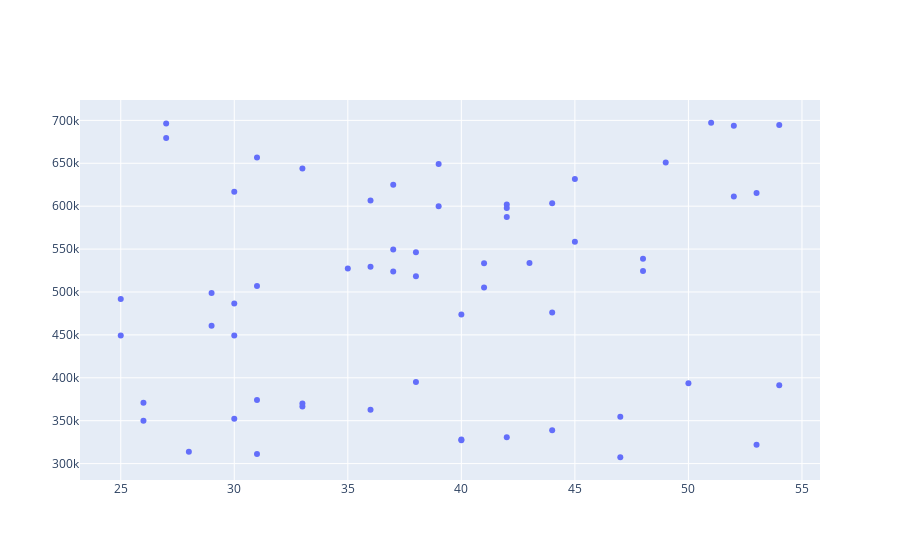

Notebook cell for this chart:
### Markdown cell above
### 1. Scatter Plot:
A scatter plot shows the relationship between 2 variables on the x and y-axis. The data points here appear scattered when plotted on a two-dimensional plane. Using scatter plots, we can create exciting visualizations to express various relationships, such as:

Height vs weight of persons
Engine size vs automobile price
Exercise time vs Body Fat

### Code cell
# Import required libraries
import pandas as pd
import numpy as np
import plotly.express as px
import plotly.graph_objects as go
##Example 2: Let us illustrate the income vs age of people in a scatter plot

age_array=np.random.randint(25,55,60)
# Define an array containing salesamount values 
income_array=np.random.randint(300000,700000,60)
##First we will create an empty figure using go.Figure()
fig=go.Figure()

# Add a scatter plot trace
fig.add_trace(go.Scatter(x=age_array, y=income_array, mode='markers', name='Income vs Age'))

fig

### Figure 1 — Plotly figure (JSON) as saved in the notebook; plotly's stock layout.template omitted (floating-point values rounded to 4 significant figures)
{"data": [{"mode": "markers", "name": "Income vs Age", "type": "scatter", "x": [48, 27, 53, 54, 26, 52, 31, 47, 42, 37, 42, 48, 39, 30, 44, 37, 40, 25, 36, 54, 36, 53, 45, 31, 38, 44, 37, 33, 44, 30, 51, 39, 40, 42, 28, 49, 31, 41, 29, 30, 26, 42, 30, 38, 36, 29, 47, 41, 33, 43, 25, 52, 40, 33, 45, 38, 50, 35, 31, 27], "y": [524521, 679514, 321918, 694527, 370780, 693830, 506885, 307412, 601947, 523984, 587364, 538762, 599951, 486569, 338762, 625104, 327164, 491727, 606523, 391231, 362847, 615370, 631729, 374094, 546357, 603535, 549383, 366414, 476142, 352296, 697219, 649178, 473623, 597910, 313711, 650918, 311148, 505197, 460577, 616903, 350054, 330585, 449368, 395181, 529276, 498755, 354564, 533595, 369959, 533763, 449328, 611385, 328120, 643785, 558463, 518223, 393789, 527317, 656697, 696383]}], "layout": {}}
